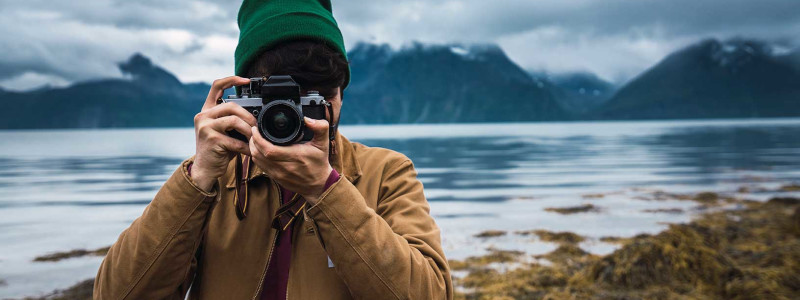
#> input picture img/camera.jpg, 800 x 300 px
$ python BasicOperations.py
#> lines starting #> are read from the running program, lines starting #| are printed output that depends on the picture; after the words box and inside, x2 and y2 are one past the last pixel; in counts of white or black regions, pixels touching at a corner belong together
import numpy as np
import cv2 as cv

img = cv.imread("../img/camera.jpg") # is a numpy array
#> img is the input picture: shape (300, 800, 3); mean B, G, R 122.7, 118.6, 108.1
px = img[100, 100]
#> px = [82, 61, 23]
print(px)
#| [82 61 23]

blue = img[100, 100, 0]
#> blue = 82
print(blue)
#| 82

img[100, 100] = [255, 255, 255]
#> img: shape (300, 800, 3); under 0.01% of pixels changed, all inside (x1, y1, x2, y2) = (100, 100, 101, 101)
print(img[100, 100])
#| [255 255 255]

# actually, use array.item() and array.itemset() are more suitable to change a single pixel
# the above are more suitable to change a whole region
red = img.item(10, 10, 2)
#> red = 169
print(red)
#| 169

img.itemset((10, 10, 2), 100)
#> img: shape (300, 800, 3); mean B, G, R 122.7, 118.6, 108.1
print(img.item(10, 10, 2))
#| 100

print(img.shape)
#| (300, 800, 3)
print(img.size) # total number of pixels
#| 720000
print(img.dtype) # the datatype of pixel
#| uint8

part = img[180:240, 330:390]
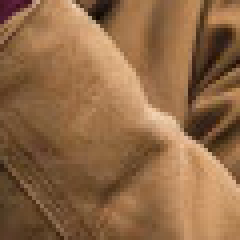
#> part: shape (60, 60, 3) (shown 4 times larger); mean B, G, R 69.8, 104.9, 144.1
img[173:233, 100:160] = part
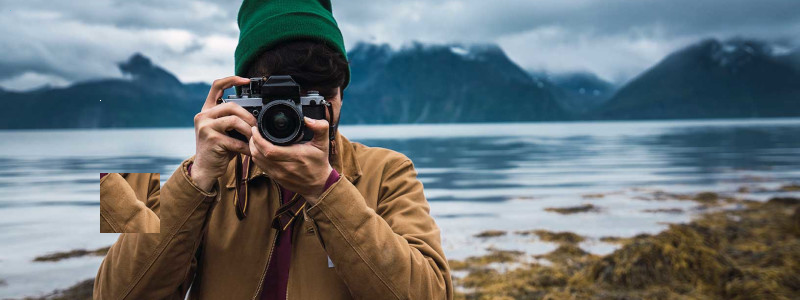
#> img: shape (300, 800, 3); mean B, G, R 121.2, 117.6, 107.8

# split and merge
b, g, r = cv.split(img)
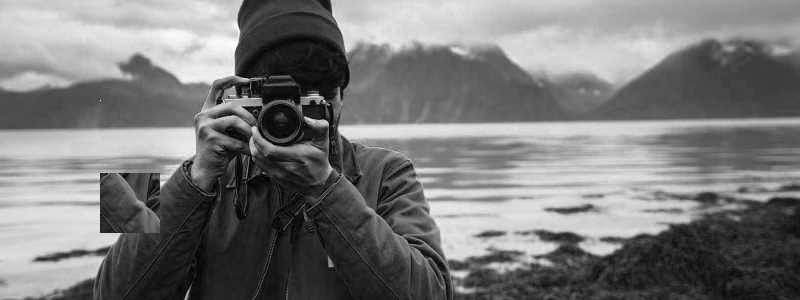
#> b: shape (300, 800); min 0, max 255, mean 121.2
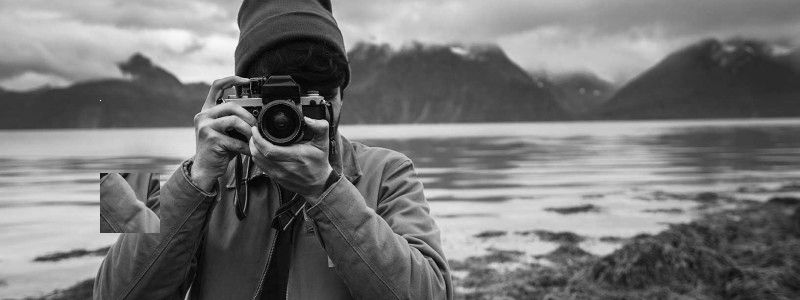
#> g: shape (300, 800); min 0, max 255, mean 117.6
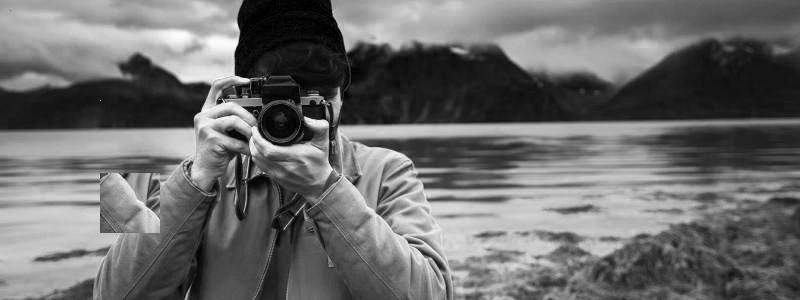
#> r: shape (300, 800); min 0, max 255, mean 107.8
# b, g, r = img[:, :, 0], img[:, :, 1], img[:, :, 2]

b = np.zeros_like(b, dtype=np.uint8)
g = np.zeros_like(g, dtype=np.uint8)
# img[:, :, 0], img[:, :, 1] = 0, 0

img = cv.merge((b, g, r))
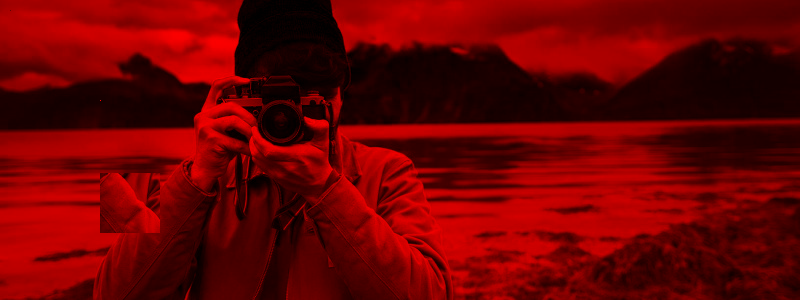
#> img: shape (300, 800, 3); mean B, G, R 0, 0, 107.8

cv.imshow('image', img)
cv.waitKey(0)
cv.destroyAllWindows()
